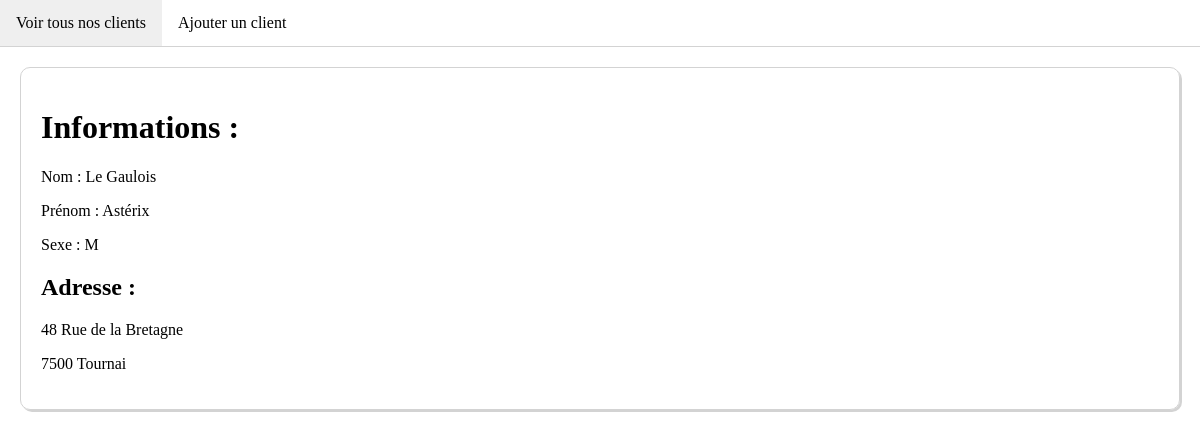
Screenshot of /read.php?id=1 with the database file from the repository.
### tables this page shows
CREATE TABLE `personne` (
  `id` int(11) NOT NULL,
  `nom` varchar(60) NOT NULL,
  `prenom` varchar(60) NOT NULL,
  `sexe` varchar(1) NOT NULL,
  `ad_rue` varchar(60) NOT NULL,
  `ad_num` varchar(10) NOT NULL,
  `ad_cp` int(11) NOT NULL,
  `ad_ville` varchar(60) NOT NULL
);

### read.php (the view, shortened to what this page needs)
<?php
$details = "";
if ( isset($_GET['id']) ) {
    try {
        include('database.php');
        $query = "SELECT * FROM personne WHERE id = :id";
        $obj = $pdo->prepare($query);
        $obj->execute(array(
            ':id' => $_GET['id']
        ));
        $personne = $obj->fetchAll();
        if ( count($personne) == 1) {
            foreach($personne as $p) {
                $details .= "<div class='details'>";
                $details .= "<h1>Informations : </h1>";
                $details .= "<p>Nom : {$p["nom"]}</p>";
                $details .= "<p>Prénom : {$p["prenom"]}</p>";
                $details .= "<p>Sexe : {$p["sexe"]}</p>";
                $details .= "<h2>Adresse : </h2>";
                $details .= "<p>{$p["ad_num"]} {$p["ad_rue"]}</p>";
                $details .= "<p>{$p["ad_cp"]} {$p["ad_ville"]}</p>";
                $details .= "</div>";
            }
        }
        else {
            $details .= "<h2>Personne non trouvée.</h2>";
        }
    } catch (PDOException $e) {
        $error = "<p class='ErrorMessage'>" . $e->getMessage() . "</p>";
    }
} else {
    $error = "<p class='ErrorMessage'>Vous ne pouvez pas accéder à ces détails.</p>";
}
?>
<!DOCTYPE html>
<html>
<head>
    <link rel="stylesheet" href="style.css">
</head>
<body>
<?php include("menu.php"); ?>
    <div class="container">
    <?= $details; ?>
    </div>
</body>
</html>

### style.css (style rules this page uses)
html, body { margin: 0; padding: 0; }
.container { padding: 20px; }
.details { min-height: 80%; border: 1px solid lightgrey; border-radius: 10px; box-shadow: 2px 2px 0 0 lightgrey; padding: 20px; }

### rows the page displays
personne: nom "Le Gaulois", prenom "Astérix", sexe "M", ad_num "48", ad_rue "Rue de la Bretagne", ad_cp "7500", ad_ville "Tournai"
